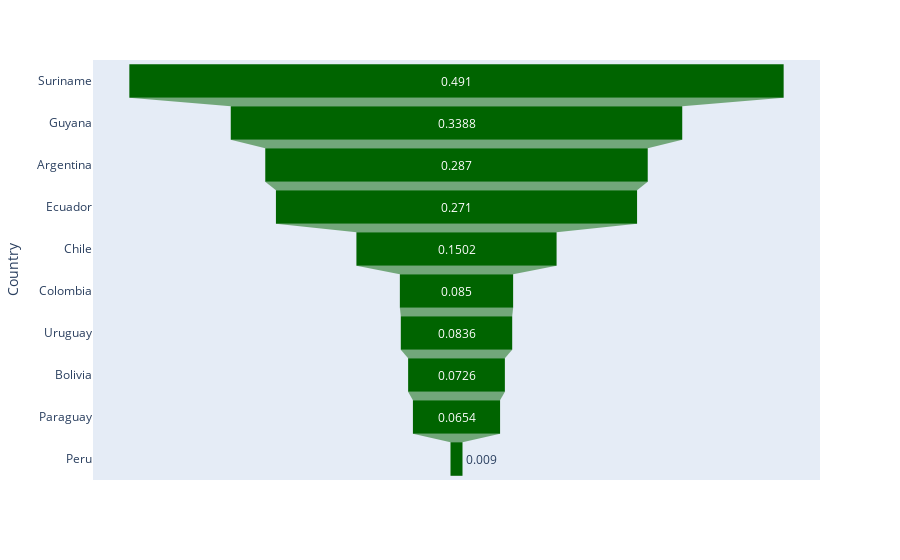

The cell this chart's notebook holds for it:
### Code cell
def fig_funnel(a='Africa'):
    return px.funnel(func_continent(a).nlargest(10, 'positive_rate'), x='positive_rate', y='location',
                       labels={"positive_rate": "New Positivity Rate", "location": "Country"},
                    color_discrete_sequence=cls)
fig_funnel('South America')

### Figure 1 — Plotly figure (JSON) as saved in the notebook; plotly's stock layout.template omitted (floating-point values rounded to 4 significant figures)
{"data": [{"hovertemplate": "New Positivity Rate=%{x}<br>Country=%{y}<extra></extra>", "legendgroup": "", "marker": {"color": "#006400"}, "name": "", "orientation": "h", "showlegend": false, "type": "funnel", "x": [0.491, 0.3388, 0.287, 0.271, 0.1502, 0.085, 0.0836, 0.0726, 0.0654, 0.009], "xaxis": "x", "y": ["Suriname", "Guyana", "Argentina", "Ecuador", "Chile", "Colombia", "Uruguay", "Bolivia", "Paraguay", "Peru"], "yaxis": "y"}], "layout": {"legend": {"tracegroupgap": 0}, "margin": {"t": 60}, "xaxis": {"anchor": "y", "domain": [0, 1], "title": {"text": "New Positivity Rate"}}, "yaxis": {"anchor": "x", "domain": [0, 1], "title": {"text": "Country"}}}}
